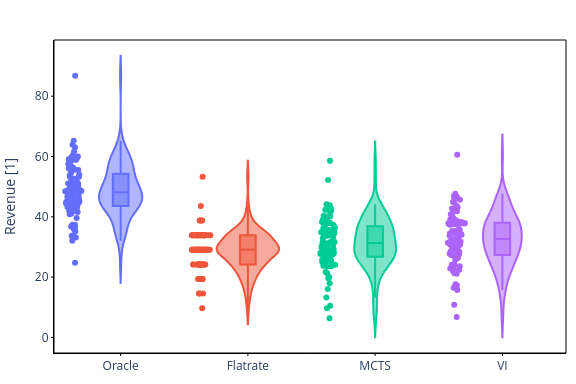

This figure's notebook cell:
### Markdown cell above
## Violin plot - revenue distribution for each method

### Code cell
df_box = df[df.demand_scaling_parameter==12]
# sort by runner
df_box = df_box.sort_values("runner")
fig = px.violin(df_box, x="runner", y="r", box=True, points="all", color="runner")
# fig.update_traces(meanline_visible=True, width=0.7)
fig.update_layout(
    xaxis_title=None,
    width=576,  # 6 inches * 96 pixels/inch
    height=384,  # 4 inches * 96 pixels/inch (or adjust based on your needs)
    showlegend=False,
    plot_bgcolor='rgba(0, 0, 0, 0)',  # Transparent background inside the plot
    paper_bgcolor='rgba(0, 0, 0, 0)',  # Transparent background outside the plot
    margin=dict(l=10, r=10, t=40, b=10),  # Adjust margins to make space for border
    xaxis=dict(
        showline=True,  # Show x-axis line
        linewidth=1,  # Set line width
        linecolor='black',  # Set line color
        # dash='dash',  # Make x-axis line dashed
        ticks='outside',  # Move ticks outside the plot
        ticklen=2,  # Length of the tick marks
        tickwidth=1,  # Width of the tick marks
        tickcolor='black',  # Color of the tick marks
    ),
    yaxis=dict(
        showline=True,  # Show y-axis line
        linewidth=1,  # Set line width
        linecolor='black',  # Set line color
        # dash='dash',  # Make y-axis line dashed
        ticks='outside',  # Move ticks outside the plot
        ticklen=2,  # Length of the tick marks
        tickwidth=1,  # Width of the tick marks
        tickcolor='black',  # Color of the tick marks
        title="Revenue [1]"
    ),
    # Optional: Add border around the entire plot area
    shapes=[dict(
        type='rect',
        x0=0, y0=0, x1=1, y1=1,
        xref='paper', yref='paper',
        line=dict(color='black', width=1)
    )]
)
FIGROOT.mkdir(exist_ok=True)
fig.write_image(FIGROOT/"violin_revenue.pdf")
fig.show()

### Figure 1 — Plotly figure (JSON) as saved in the notebook; plotly's stock layout.template omitted (floating-point values rounded to 4 significant figures)
{"data": [{"alignmentgroup": "True", "box": {"visible": true}, "hovertemplate": "runner=%{x}<br>r=%{y}<extra></extra>", "legendgroup": "Oracle", "marker": {"color": "#636efa"}, "name": "Oracle", "offsetgroup": "Oracle", "orientation": "v", "points": "all", "scalegroup": "True", "showlegend": true, "x": ["Oracle", "Oracle", "Oracle", "Oracle", "Oracle", "Oracle", "Oracle", "Oracle", "Oracle", "Oracle", "Oracle", "Oracle", "Oracle", "Oracle", "Oracle", "Oracle", "Oracle", "Oracle", "Oracle", "Oracle", "Oracle", "Oracle", "Oracle", "Oracle", "Oracle", "Oracle", "Oracle", "Oracle", "Oracle", "Oracle", "Oracle", "Oracle", "Oracle", "Oracle", "Oracle", "Oracle", "Oracle", "Oracle", "Oracle", "Oracle", "Oracle", "Oracle", "Oracle", "Oracle", "Oracle", "Oracle", "Oracle", "Oracle", "Oracle", "Oracle", "Oracle", "Oracle", "Oracle", "Oracle", "Oracle", "Oracle", "Oracle", "Oracle", "Oracle", "Oracle", "Oracle", "Oracle", "Oracle", "Oracle", "Oracle", "Oracle", "Oracle", "Oracle", "Oracle", "Oracle", "Oracle", "Oracle", "Oracle", "Oracle", "Oracle", "Oracle", "Oracle", "Oracle", "Oracle", "Oracle", "Oracle", "Oracle", "Oracle", "Oracle", "Oracle", "Oracle", "Oracle", "Oracle", "Oracle", "Oracle", "Oracle", "Oracle", "Oracle", "Oracle", "Oracle", "Oracle", "Oracle", "Oracle", "Oracle", "Oracle"], "x0": " ", "xaxis": "x", "y": [53.18, 32.07, 44.16, 59.98, 65.21, 86.79, 51.04, 51.41, 56.33, 55.54, 59.16, 40.82, 59.53, 43.1, 44.29, 50.95, 43.15, 45.45, 35.16, 63.92, 58.87, 36.43, 24.76, 42.5, 52.6, 58.63, 53.81, 63.1, 49.61, 48.83, 49.53, 41.14, 53.25, 48.58, 47.11, 48.09, 46.31, 41.98, 44.58, 53.25, 55.64, 46.83, 48.65, 44.74, 50.94, 52.23, 57.6, 48.13, 33.9, 43.17, 49.07, 33.6, 44.98, 47.73, 46.06, 41.88, 50.71, 48.35, 47.9, 43.24, 56.91, 37.37, 45.7, 45.24, 45.02, 60.43, 43.6, 59.41, 56.34, 45.39, 59.11, 45.51, 56.06, 59.32, 59.97, 48.97, 46.76, 46.42, 54.57, 36.82, 33.15, 55.79, 44.24, 53.97, 51.31, 41.57, 35.99, 47.06, 45.07, 48.5, 50.43, 39.58, 57.01, 61.68, 36.78, 50.36, 43.62, 44.51, 42.63, 37.37], "y0": " ", "yaxis": "y", "type": "violin"}, {"alignmentgroup": "True", "box": {"visible": true}, "hovertemplate": "runner=%{x}<br>r=%{y}<extra></extra>", "legendgroup": "Flatrate", "marker": {"color": "#EF553B"}, "name": "Flatrate", "offsetgroup": "Flatrate", "orientation": "v", "points": "all", "scalegroup": "True", "showlegend": true, "x": ["Flatrate", "Flatrate", "Flatrate", "Flatrate", "Flatrate", "Flatrate", "Flatrate", "Flatrate", "Flatrate", "Flatrate", "Flatrate", "Flatrate", "Flatrate", "Flatrate", "Flatrate", "Flatrate", "Flatrate", "Flatrate", "Flatrate", "Flatrate", "Flatrate", "Flatrate", "Flatrate", "Flatrate", "Flatrate", "Flatrate", "Flatrate", "Flatrate", "Flatrate", "Flatrate", "Flatrate", "Flatrate", "Flatrate", "Flatrate", "Flatrate", "Flatrate", "Flatrate", "Flatrate", "Flatrate", "Flatrate", "Flatrate", "Flatrate", "Flatrate", "Flatrate", "Flatrate", "Flatrate", "Flatrate", "Flatrate", "Flatrate", "Flatrate", "Flatrate", "Flatrate", "Flatrate", "Flatrate", "Flatrate", "Flatrate", "Flatrate", "Flatrate", "Flatrate", "Flatrate", "Flatrate", "Flatrate", "Flatrate", "Flatrate", "Flatrate", "Flatrate", "Flatrate", "Flatrate", "Flatrate", "Flatrate", "Flatrate", "Flatrate", "Flatrate", "Flatrate", "Flatrate", "Flatrate", "Flatrate", "Flatrate", "Flatrate", "Flatrate", "Flatrate", "Flatrate", "Flatrate", "Flatrate", "Flatrate", "Flatrate", "Flatrate", "Flatrate", "Flatrate", "Flatrate", "Flatrate", "Flatrate", "Flatrate", "Flatrate", "Flatrate", "Flatrate", "Flatrate", "Flatrate", "Flatrate", "Flatrate"], "x0": " ", "xaxis": "x", "y": [24.22, 29.06, 14.53, 29.06, 24.22, 33.91, 53.28, 29.06, 33.91, 33.91, 33.91, 33.91, 19.38, 33.91, 19.38, 29.06, 29.06, 29.06, 24.22, 14.53, 43.6, 33.91, 19.38, 19.38, 29.06, 24.22, 33.91, 24.22, 29.06, 33.91, 29.06, 29.06, 24.22, 19.38, 33.91, 24.22, 29.06, 33.91, 29.06, 24.22, 29.06, 29.06, 29.06, 33.91, 29.06, 29.06, 33.91, 29.06, 38.75, 24.22, 33.91, 29.06, 29.06, 14.53, 24.22, 29.06, 29.06, 24.22, 33.91, 24.22, 29.06, 24.22, 33.91, 38.75, 29.06, 24.22, 29.06, 38.75, 24.22, 33.91, 33.91, 29.06, 38.75, 33.91, 29.06, 33.91, 33.91, 29.06, 29.06, 29.06, 33.91, 19.38, 9.688, 29.06, 29.06, 33.91, 29.06, 33.91, 24.22, 29.06, 24.22, 24.22, 19.38, 29.06, 29.06, 19.38, 29.06, 29.06, 29.06, 33.91], "y0": " ", "yaxis": "y", "type": "violin"}, {"alignmentgroup": "True", "box": {"visible": true}, "hovertemplate": "runner=%{x}<br>r=%{y}<extra></extra>", "legendgroup": "MCTS", "marker": {"color": "#00cc96"}, "name": "MCTS", "offsetgroup": "MCTS", "orientation": "v", "points": "all", "scalegroup": "True", "showlegend": true, "x": ["MCTS", "MCTS", "MCTS", "MCTS", "MCTS", "MCTS", "MCTS", "MCTS", "MCTS", "MCTS", "MCTS", "MCTS", "MCTS", "MCTS", "MCTS", "MCTS", "MCTS", "MCTS", "MCTS", "MCTS", "MCTS", "MCTS", "MCTS", "MCTS", "MCTS", "MCTS", "MCTS", "MCTS", "MCTS", "MCTS", "MCTS", "MCTS", "MCTS", "MCTS", "MCTS", "MCTS", "MCTS", "MCTS", "MCTS", "MCTS", "MCTS", "MCTS", "MCTS", "MCTS", "MCTS", "MCTS", "MCTS", "MCTS", "MCTS", "MCTS", "MCTS", "MCTS", "MCTS", "MCTS", "MCTS", "MCTS", "MCTS", "MCTS", "MCTS", "MCTS", "MCTS", "MCTS", "MCTS", "MCTS", "MCTS", "MCTS", "MCTS", "MCTS", "MCTS", "MCTS", "MCTS", "MCTS", "MCTS", "MCTS", "MCTS", "MCTS", "MCTS", "MCTS", "MCTS", "MCTS", "MCTS", "MCTS", "MCTS", "MCTS", "MCTS", "MCTS", "MCTS", "MCTS", "MCTS", "MCTS", "MCTS", "MCTS", "MCTS", "MCTS", "MCTS", "MCTS", "MCTS", "MCTS", "MCTS", "MCTS"], "x0": " ", "xaxis": "x", "y": [29.21, 28.04, 21.31, 13.25, 31.34, 35.24, 26.58, 34.86, 36.0, 34.41, 25.0, 34.48, 24.05, 38.93, 40.35, 28.35, 38.29, 6.377, 28.1, 43.29, 36.0, 26.91, 27.26, 30.01, 27.69, 38.93, 28.12, 42.58, 30.1, 34.08, 37.34, 27.31, 42.25, 25.35, 31.54, 30.16, 31.33, 38.87, 33.48, 27.22, 34.69, 25.31, 25.4, 33.73, 23.64, 10.48, 36.18, 43.8, 35.26, 23.64, 31.68, 37.19, 30.43, 37.96, 34.48, 31.34, 39.92, 31.68, 25.72, 28.08, 25.77, 38.62, 35.62, 30.01, 40.48, 21.7, 30.47, 37.95, 29.25, 40.08, 31.73, 27.71, 17.99, 33.33, 36.62, 29.44, 42.81, 28.48, 19.66, 44.14, 52.24, 16.04, 23.75, 34.86, 28.46, 24.11, 42.43, 23.58, 41.84, 36.53, 34.17, 19.95, 29.25, 24.83, 42.38, 9.667, 25.77, 32.85, 38.57, 58.6], "y0": " ", "yaxis": "y", "type": "violin"}, {"alignmentgroup": "True", "box": {"visible": true}, "hovertemplate": "runner=%{x}<br>r=%{y}<extra></extra>", "legendgroup": "VI", "marker": {"color": "#ab63fa"}, "name": "VI", "offsetgroup": "VI", "orientation": "v", "points": "all", "scalegroup": "True", "showlegend": true, "x": ["VI", "VI", "VI", "VI", "VI", "VI", "VI", "VI", "VI", "VI", "VI", "VI", "VI", "VI", "VI", "VI", "VI", "VI", "VI", "VI", "VI", "VI", "VI", "VI", "VI", "VI", "VI", "VI", "VI", "VI", "VI", "VI", "VI", "VI", "VI", "VI", "VI", "VI", "VI", "VI", "VI", "VI", "VI", "VI", "VI", "VI", "VI", "VI", "VI", "VI", "VI", "VI", "VI", "VI", "VI", "VI", "VI", "VI", "VI", "VI", "VI", "VI", "VI", "VI", "VI", "VI", "VI", "VI", "VI", "VI", "VI", "VI", "VI", "VI", "VI", "VI", "VI", "VI", "VI", "VI", "VI", "VI", "VI", "VI", "VI", "VI", "VI", "VI", "VI", "VI", "VI", "VI", "VI", "VI", "VI", "VI", "VI", "VI", "VI", "VI"], "x0": " ", "xaxis": "x", "y": [28.48, 31.16, 39.15, 27.73, 38.17, 37.54, 16.84, 29.2, 24.0, 27.34, 31.16, 27.54, 38.3, 45.65, 34.05, 38.72, 6.76, 28.48, 43.75, 37.9, 37.58, 35.21, 30.4, 38.54, 46.88, 21.31, 25.75, 37.93, 40.07, 22.86, 33.7, 29.62, 32.71, 32.58, 22.1, 34.3, 47.62, 35.72, 27.71, 37.41, 26.95, 27.72, 35.26, 23.62, 10.86, 40.87, 41.62, 34.66, 27.34, 29.6, 22.1, 30.77, 39.11, 33.31, 43.01, 31.78, 24.4, 26.31, 31.02, 37.54, 35.26, 30.36, 42.75, 23.99, 31.76, 32.29, 32.03, 46.08, 31.43, 22.47, 17.24, 28.07, 37.75, 34.04, 41.87, 39.69, 44.92, 46.34, 15.71, 31.78, 37.9, 34.7, 30.8, 26.68, 45.16, 16.48, 34.16, 35.64, 39.35, 43.19, 22.1, 60.61, 46.56, 27.33, 23.62, 21.11, 17.6, 34.48, 37.77, 37.5], "y0": " ", "yaxis": "y", "type": "violin"}], "layout": {"xaxis": {"anchor": "y", "domain": [0.0, 1.0], "title": {}, "categoryorder": "array", "categoryarray": ["Oracle", "Flatrate", "MCTS", "VI"], "showline": true, "linewidth": 1, "linecolor": "black", "ticks": "outside", "ticklen": 2, "tickwidth": 1, "tickcolor": "black"}, "yaxis": {"anchor": "x", "domain": [0.0, 1.0], "title": {"text": "Revenue [1]"}, "showline": true, "linewidth": 1, "linecolor": "black", "ticks": "outside", "ticklen": 2, "tickwidth": 1, "tickcolor": "black"}, "legend": {"title": {"text": "runner"}, "tracegroupgap": 0}, "margin": {"t": 40, "l": 10, "r": 10, "b": 10}, "violinmode": "overlay", "width": 576, "height": 384, "showlegend": false, "plot_bgcolor": "rgba(0, 0, 0, 0)", "paper_bgcolor": "rgba(0, 0, 0, 0)", "shapes": [{"line": {"color": "black", "width": 1}, "type": "rect", "x0": 0, "x1": 1, "xref": "paper", "y0": 0, "y1": 1, "yref": "paper"}]}}
